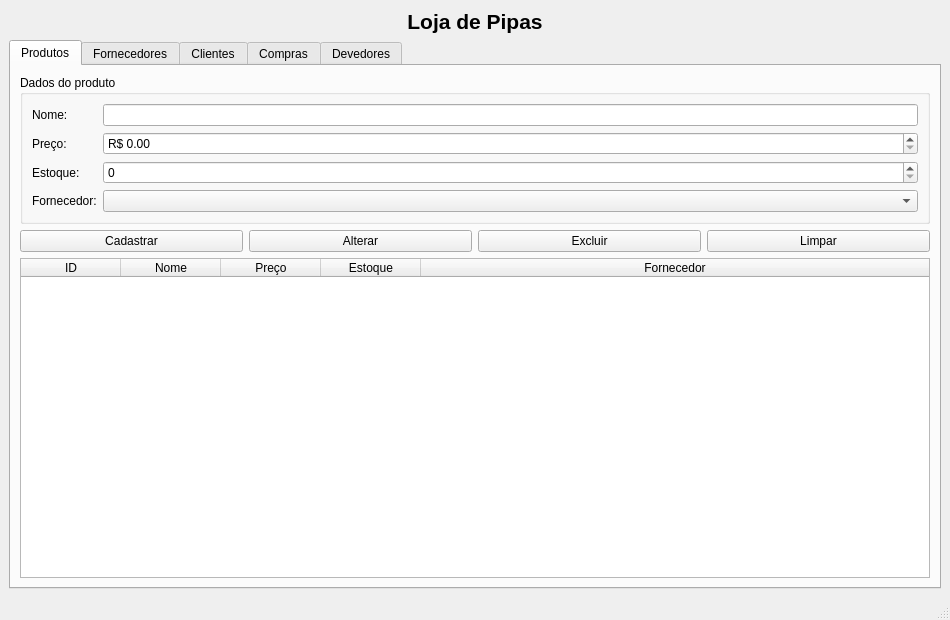
<?xml version="1.0" encoding="UTF-8"?>
<ui version="4.0">
 <class>JanelaPrincipal</class>
 <widget class="QMainWindow" name="JanelaPrincipal">
  <property name="geometry">
   <rect>
    <x>0</x>
    <y>0</y>
    <width>950</width>
    <height>620</height>
   </rect>
  </property>
  <property name="windowTitle">
   <string>Loja de Pipas</string>
  </property>
  <widget class="QWidget" name="centralwidget">
   <layout class="QVBoxLayout" name="layoutPrincipal">
    <item>
     <widget class="QLabel" name="labelTitulo">
      <property name="font">
       <font>
        <pointsize>16</pointsize>
        <bold>true</bold>
       </font>
      </property>
      <property name="text">
       <string>Loja de Pipas</string>
      </property>
      <property name="alignment">
       <set>Qt::AlignmentFlag::AlignCenter</set>
      </property>
     </widget>
    </item>
    <item>
     <widget class="QTabWidget" name="abas">
      <property name="currentIndex">
       <number>0</number>
      </property>
      <!-- ===================== ABA PRODUTOS ===================== -->
      <widget class="QWidget" name="abaProdutos">
       <attribute name="title">
        <string>Produtos</string>
       </attribute>
       <layout class="QVBoxLayout" name="layoutProdutos">
        <item>
         <widget class="QGroupBox" name="grupoProduto">
          <property name="title">
           <string>Dados do produto</string>
          </property>
          <layout class="QFormLayout" name="formProduto">
           <item row="0" column="0">
            <widget class="QLabel" name="labelProdNome">
             <property name="text">
              <string>Nome:</string>
             </property>
            </widget>
           </item>
           <item row="0" column="1">
            <widget class="QLineEdit" name="txtProdNome"/>
           </item>
           <item row="1" column="0">
            <widget class="QLabel" name="labelProdPreco">
             <property name="text">
              <string>Preço:</string>
             </property>
            </widget>
           </item>
           <item row="1" column="1">
            <widget class="QDoubleSpinBox" name="spinProdPreco">
             <property name="prefix">
              <string>R$ </string>
             </property>
             <property name="maximum">
              <double>99999.990000000005239</double>
             </property>
            </widget>
           </item>
           <item row="2" column="0">
            <widget class="QLabel" name="labelProdEstoque">
             <property name="text">
              <string>Estoque:</string>
             </property>
            </widget>
           </item>
           <item row="2" column="1">
            <widget class="QSpinBox" name="spinProdEstoque">
             <property name="maximum">
              <number>99999</number>
             </property>
            </widget>
           </item>
           <item row="3" column="0">
            <widget class="QLabel" name="labelProdFornecedor">
             <property name="text">
              <string>Fornecedor:</string>
             </property>
            </widget>
           </item>
           <item row="3" column="1">
            <widget class="QComboBox" name="cbProdFornecedor"/>
           </item>
          </layout>
         </widget>
        </item>
        <item>
         <layout class="QHBoxLayout" name="botoesProduto">
          <item>
           <widget class="QPushButton" name="btnProdSalvar">
            <property name="text">
             <string>Cadastrar</string>
            </property>
           </widget>
          </item>
          <item>
           <widget class="QPushButton" name="btnProdAlterar">
            <property name="text">
             <string>Alterar</string>
            </property>
           </widget>
          </item>
          <item>
           <widget class="QPushButton" name="btnProdExcluir">
            <property name="text">
             <string>Excluir</string>
            </property>
           </widget>
          </item>
          <item>
           <widget class="QPushButton" name="btnProdLimpar">
            <property name="text">
             <string>Limpar</string>
            </property>
           </widget>
          </item>
         </layout>
        </item>
        <item>
         <widget class="QTableWidget" name="tabelaProdutos">
          <property name="editTriggers">
           <set>QAbstractItemView::EditTrigger::NoEditTriggers</set>
          </property>
          <property name="selectionMode">
           <enum>QAbstractItemView::SelectionMode::SingleSelection</enum>
          </property>
          <property name="selectionBehavior">
           <enum>QAbstractItemView::SelectionBehavior::SelectRows</enum>
          </property>
          <attribute name="horizontalHeaderStretchLastSection">
           <bool>true</bool>
          </attribute>
          <attribute name="verticalHeaderVisible">
           <bool>false</bool>
          </attribute>
          <column>
           <property name="text">
            <string>ID</string>
           </property>
          </column>
          <column>
           <property name="text">
            <string>Nome</string>
           </property>
          </column>
          <column>
           <property name="text">
            <string>Preço</string>
           </property>
          </column>
          <column>
           <property name="text">
            <string>Estoque</string>
           </property>
          </column>
          <column>
           <property name="text">
            <string>Fornecedor</string>
           </property>
          </column>
         </widget>
        </item>
       </layout>
      </widget>
      <!-- ===================== ABA FORNECEDORES ===================== -->
      <widget class="QWidget" name="abaFornecedores">
       <attribute name="title">
        <string>Fornecedores</string>
       </attribute>
       <layout class="QVBoxLayout" name="layoutFornecedores">
        <item>
         <widget class="QGroupBox" name="grupoFornecedor">
          <property name="title">
           <string>Dados do fornecedor</string>
          </property>
          <layout class="QFormLayout" name="formFornecedor">
           <item row="0" column="0">
            <widget class="QLabel" name="labelFornNome">
             <property name="text">
              <string>Nome:</string>
             </property>
            </widget>
           </item>
           <item row="0" column="1">
            <widget class="QLineEdit" name="txtFornNome"/>
           </item>
           <item row="1" column="0">
            <widget class="QLabel" name="labelFornContato">
             <property name="text">
              <string>Contato:</string>
             </property>
            </widget>
           </item>
           <item row="1" column="1">
            <widget class="QLineEdit" name="txtFornContato"/>
           </item>
           <item row="2" column="0">
            <widget class="QLabel" name="labelFornEmail">
             <property name="text">
              <string>Email:</string>
             </property>
            </widget>
           </item>
           <item row="2" column="1">
            <widget class="QLineEdit" name="txtFornEmail"/>
           </item>
           <item row="3" column="0">
            <widget class="QLabel" name="labelFornEndereco">
             <property name="text">
              <string>Endereço:</string>
             </property>
            </widget>
           </item>
           <item row="3" column="1">
            <widget class="QLineEdit" name="txtFornEndereco"/>
           </item>
          </layout>
         </widget>
        </item>
        <item>
         <layout class="QHBoxLayout" name="botoesFornecedor">
          <item>
           <widget class="QPushButton" name="btnFornSalvar">
            <property name="text">
             <string>Cadastrar</string>
            </property>
           </widget>
          </item>
          <item>
           <widget class="QPushButton" name="btnFornAlterar">
            <property name="text">
             <string>Alterar</string>
            </property>
           </widget>
          </item>
          <item>
           <widget class="QPushButton" name="btnFornExcluir">
            <property name="text">
             <string>Excluir</string>
            </property>
           </widget>
          </item>
          <item>
           <widget class="QPushButton" name="btnFornLimpar">
            <property name="text">
             <string>Limpar</string>
            </property>
           </widget>
          </item>
         </layout>
        </item>
        <item>
         <widget class="QTableWidget" name="tabelaFornecedores">
          <property name="editTriggers">
           <set>QAbstractItemView::EditTrigger::NoEditTriggers</set>
          </property>
          <property name="selectionMode">
           <enum>QAbstractItemView::SelectionMode::SingleSelection</enum>
          </property>
          <property name="selectionBehavior">
           <enum>QAbstractItemView::SelectionBehavior::SelectRows</enum>
          </property>
          <attribute name="horizontalHeaderStretchLastSection">
           <bool>true</bool>
          </attribute>
          <attribute name="verticalHeaderVisible">
           <bool>false</bool>
          </attribute>
          <column>
           <property name="text">
            <string>ID</string>
           </property>
          </column>
          <column>
           <property name="text">
            <string>Nome</string>
           </property>
          </column>
          <column>
           <property name="text">
            <string>Contato</string>
           </property>
          </column>
          <column>
           <property name="text">
            <string>Email</string>
           </property>
          </column>
          <column>
           <property name="text">
            <string>Endereço</string>
           </property>
          </column>
         </widget>
        </item>
       </layout>
      </widget>
      <!-- ===================== ABA CLIENTES ===================== -->
      <widget class="QWidget" name="abaClientes">
       <attribute name="title">
        <string>Clientes</string>
       </attribute>
       <layout class="QVBoxLayout" name="layoutClientes">
        <item>
         <widget class="QGroupBox" name="grupoCliente">
          <property name="title">
           <string>Dados do cliente</string>
          </property>
          <layout class="QFormLayout" name="formCliente">
           <item row="0" column="0">
            <widget class="QLabel" name="labelCliNome">
             <property name="text">
              <string>Nome:</string>
             </property>
            </widget>
           </item>
           <item row="0" column="1">
            <widget class="QLineEdit" name="txtCliNome"/>
           </item>
           <item row="1" column="0">
            <widget class="QLabel" name="labelCliContato">
             <property name="text">
              <string>Contato:</string>
             </property>
            </widget>
           </item>
           <item row="1" column="1">
            <widget class="QLineEdit" name="txtCliContato"/>
           </item>
           <item row="2" column="0">
            <widget class="QLabel" name="labelCliEmail">
             <property name="text">
              <string>Email:</string>
             </property>
            </widget>
           </item>
           <item row="2" column="1">
            <widget class="QLineEdit" name="txtCliEmail"/>
           </item>
           <item row="3" column="0">
            <widget class="QLabel" name="labelCliEndereco">
             <property name="text">
              <string>Endereço:</string>
             </property>
            </widget>
           </item>
           <item row="3" column="1">
            <widget class="QLineEdit" name="txtCliEndereco"/>
           </item>
          </layout>
         </widget>
        </item>
        <item>
         <layout class="QHBoxLayout" name="botoesCliente">
          <item>
           <widget class="QPushButton" name="btnCliSalvar">
            <property name="text">
             <string>Cadastrar</string>
            </property>
           </widget>
          </item>
          <item>
           <widget class="QPushButton" name="btnCliAlterar">
            <property name="text">
             <string>Alterar</string>
            </property>
           </widget>
          </item>
          <item>
           <widget class="QPushButton" name="btnCliExcluir">
            <property name="text">
             <string>Excluir</string>
            </property>
           </widget>
          </item>
          <item>
           <widget class="QPushButton" name="btnCliLimpar">
            <property name="text">
             <string>Limpar</string>
            </property>
           </widget>
          </item>
         </layout>
        </item>
        <item>
         <widget class="QTableWidget" name="tabelaClientes">
          <property name="editTriggers">
           <set>QAbstractItemView::EditTrigger::NoEditTriggers</set>
          </property>
          <property name="selectionMode">
           <enum>QAbstractItemView::SelectionMode::SingleSelection</enum>
          </property>
          <property name="selectionBehavior">
           <enum>QAbstractItemView::SelectionBehavior::SelectRows</enum>
          </property>
          <attribute name="horizontalHeaderStretchLastSection">
           <bool>true</bool>
          </attribute>
          <attribute name="verticalHeaderVisible">
           <bool>false</bool>
          </attribute>
          <column>
           <property name="text">
            <string>ID</string>
           </property>
          </column>
          <column>
           <property name="text">
            <string>Nome</string>
           </property>
          </column>
          <column>
           <property name="text">
            <string>Contato</string>
           </property>
          </column>
          <column>
           <property name="text">
            <string>Email</string>
           </property>
          </column>
          <column>
           <property name="text">
            <string>Endereço</string>
           </property>
          </column>
         </widget>
        </item>
       </layout>
      </widget>
      <!-- ===================== ABA COMPRAS ===================== -->
      <widget class="QWidget" name="abaCompras">
       <attribute name="title">
        <string>Compras</string>
       </attribute>
       <layout class="QVBoxLayout" name="layoutCompras">
        <item>
         <widget class="QGroupBox" name="grupoCompra">
          <property name="title">
           <string>Nova compra</string>
          </property>
          <layout class="QFormLayout" name="formCompra">
           <item row="0" column="0">
            <widget class="QLabel" name="labelCompraCliente">
             <property name="text">
              <string>Cliente:</string>
             </property>
            </widget>
           </item>
           <item row="0" column="1">
            <widget class="QComboBox" name="cbCompraCliente"/>
           </item>
           <item row="1" column="0">
            <widget class="QLabel" name="labelCompraProduto">
             <property name="text">
              <string>Produto:</string>
             </property>
            </widget>
           </item>
           <item row="1" column="1">
            <widget class="QComboBox" name="cbCompraProduto"/>
           </item>
           <item row="2" column="0">
            <widget class="QLabel" name="labelCompraQtd">
             <property name="text">
              <string>Quantidade:</string>
             </property>
            </widget>
           </item>
           <item row="2" column="1">
            <widget class="QSpinBox" name="spinCompraQtd">
             <property name="minimum">
              <number>1</number>
             </property>
             <property name="maximum">
              <number>99999</number>
             </property>
            </widget>
           </item>
           <item row="3" column="0">
            <widget class="QLabel" name="labelCompraFiado">
             <property name="text">
              <string>Pagamento:</string>
             </property>
            </widget>
           </item>
           <item row="3" column="1">
            <widget class="QCheckBox" name="checkCompraFiado">
             <property name="text">
              <string>Fiado (lançar como dívida do cliente)</string>
             </property>
            </widget>
           </item>
           <item row="4" column="0">
            <widget class="QLabel" name="labelCompraTotalTexto">
             <property name="text">
              <string>Total:</string>
             </property>
            </widget>
           </item>
           <item row="4" column="1">
            <widget class="QLabel" name="labelCompraTotal">
             <property name="font">
              <font>
               <bold>true</bold>
              </font>
             </property>
             <property name="text">
              <string>R$ 0.00</string>
             </property>
            </widget>
           </item>
          </layout>
         </widget>
        </item>
        <item>
         <layout class="QHBoxLayout" name="botoesCompra">
          <item>
           <widget class="QPushButton" name="btnCompraRegistrar">
            <property name="text">
             <string>Registrar compra</string>
            </property>
           </widget>
          </item>
          <item>
           <widget class="QPushButton" name="btnCompraCancelar">
            <property name="text">
             <string>Cancelar compra selecionada</string>
            </property>
           </widget>
          </item>
         </layout>
        </item>
        <item>
         <widget class="QTableWidget" name="tabelaCompras">
          <property name="editTriggers">
           <set>QAbstractItemView::EditTrigger::NoEditTriggers</set>
          </property>
          <property name="selectionMode">
           <enum>QAbstractItemView::SelectionMode::SingleSelection</enum>
          </property>
          <property name="selectionBehavior">
           <enum>QAbstractItemView::SelectionBehavior::SelectRows</enum>
          </property>
          <attribute name="horizontalHeaderStretchLastSection">
           <bool>true</bool>
          </attribute>
          <attribute name="verticalHeaderVisible">
           <bool>false</bool>
          </attribute>
          <column>
           <property name="text">
            <string>ID</string>
           </property>
          </column>
          <column>
           <property name="text">
            <string>Data</string>
           </property>
          </column>
          <column>
           <property name="text">
            <string>Cliente</string>
           </property>
          </column>
          <column>
           <property name="text">
            <string>Produto</string>
           </property>
          </column>
          <column>
           <property name="text">
            <string>Quantidade</string>
           </property>
          </column>
          <column>
           <property name="text">
            <string>Total</string>
           </property>
          </column>
         </widget>
        </item>
       </layout>
      </widget>
      <!-- ===================== ABA DEVEDORES ===================== -->
      <widget class="QWidget" name="abaDevedores">
       <attribute name="title">
        <string>Devedores</string>
       </attribute>
       <layout class="QVBoxLayout" name="layoutDevedores">
        <item>
         <layout class="QHBoxLayout" name="layoutGruposDevedores">
          <item>
           <widget class="QGroupBox" name="grupoNovaDivida">
            <property name="title">
             <string>Nova dívida</string>
            </property>
            <layout class="QFormLayout" name="formNovaDivida">
             <item row="0" column="0">
              <widget class="QLabel" name="labelDevCliente">
               <property name="text">
                <string>Cliente:</string>
               </property>
              </widget>
             </item>
             <item row="0" column="1">
              <widget class="QComboBox" name="cbDevCliente"/>
             </item>
             <item row="1" column="0">
              <widget class="QLabel" name="labelDevValor">
               <property name="text">
                <string>Valor:</string>
               </property>
              </widget>
             </item>
             <item row="1" column="1">
              <widget class="QDoubleSpinBox" name="spinDevValor">
               <property name="prefix">
                <string>R$ </string>
               </property>
               <property name="maximum">
                <double>99999.990000000005239</double>
               </property>
              </widget>
             </item>
             <item row="2" column="0">
              <widget class="QLabel" name="labelDevDescricao">
               <property name="text">
                <string>Descrição:</string>
               </property>
              </widget>
             </item>
             <item row="2" column="1">
              <widget class="QLineEdit" name="txtDevDescricao"/>
             </item>
             <item row="3" column="1">
              <widget class="QPushButton" name="btnDevRegistrar">
               <property name="text">
                <string>Registrar dívida</string>
               </property>
              </widget>
             </item>
            </layout>
           </widget>
          </item>
          <item>
           <widget class="QGroupBox" name="grupoPagamento">
            <property name="title">
             <string>Pagamento da dívida selecionada</string>
            </property>
            <layout class="QFormLayout" name="formPagamento">
             <item row="0" column="0">
              <widget class="QLabel" name="labelDevPagamento">
               <property name="text">
                <string>Valor pago:</string>
               </property>
              </widget>
             </item>
             <item row="0" column="1">
              <widget class="QDoubleSpinBox" name="spinDevPagamento">
               <property name="prefix">
                <string>R$ </string>
               </property>
               <property name="maximum">
                <double>99999.990000000005239</double>
               </property>
              </widget>
             </item>
             <item row="1" column="1">
              <widget class="QPushButton" name="btnDevPagar">
               <property name="text">
                <string>Registrar pagamento</string>
               </property>
              </widget>
             </item>
            </layout>
           </widget>
          </item>
         </layout>
        </item>
        <item>
         <widget class="QTableWidget" name="tabelaDevedores">
          <property name="editTriggers">
           <set>QAbstractItemView::EditTrigger::NoEditTriggers</set>
          </property>
          <property name="selectionMode">
           <enum>QAbstractItemView::SelectionMode::SingleSelection</enum>
          </property>
          <property name="selectionBehavior">
           <enum>QAbstractItemView::SelectionBehavior::SelectRows</enum>
          </property>
          <attribute name="horizontalHeaderStretchLastSection">
           <bool>true</bool>
          </attribute>
          <attribute name="verticalHeaderVisible">
           <bool>false</bool>
          </attribute>
          <column>
           <property name="text">
            <string>ID</string>
           </property>
          </column>
          <column>
           <property name="text">
            <string>Cliente</string>
           </property>
          </column>
          <column>
           <property name="text">
            <string>Valor</string>
           </property>
          </column>
          <column>
           <property name="text">
            <string>Data</string>
           </property>
          </column>
          <column>
           <property name="text">
            <string>Descrição</string>
           </property>
          </column>
         </widget>
        </item>
        <item>
         <widget class="QLabel" name="labelDevTotal">
          <property name="font">
           <font>
            <pointsize>11</pointsize>
            <bold>true</bold>
           </font>
          </property>
          <property name="text">
           <string>Total a receber: R$ 0.00</string>
          </property>
          <property name="alignment">
           <set>Qt::AlignmentFlag::AlignRight</set>
          </property>
         </widget>
        </item>
       </layout>
      </widget>
     </widget>
    </item>
   </layout>
  </widget>
  <widget class="QStatusBar" name="statusbar"/>
 </widget>
 <resources/>
 <connections/>
</ui>
